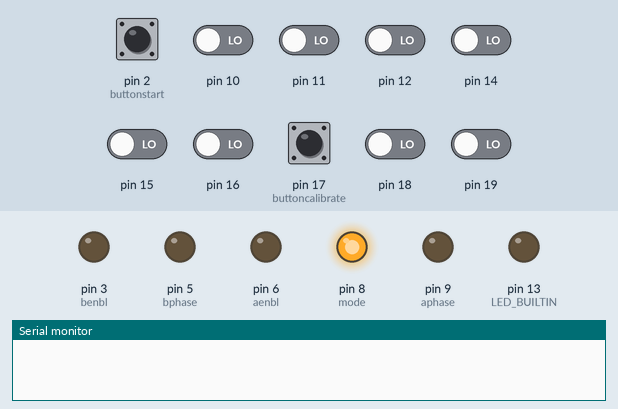
Simulated run of this sketch. Board: Arduino Uno, built with avr-gcc and run on an emulated ATmega328P. On the bench: output pins drawn as LEDs (lit = HIGH), the last lines printed to the serial monitor. The inputs (shaded band) are chosen by the test bench; at power-on: pin 2 (buttonstart), pin 10–12, pin 14–16, pin 17 (buttoncalibrate), pin 18, pin 19 LOW.

Above: at 1.3 s.
1.4 s: pin 17 (buttoncalibrate) pulled HIGH for 0.15 s
At 1.7 s:
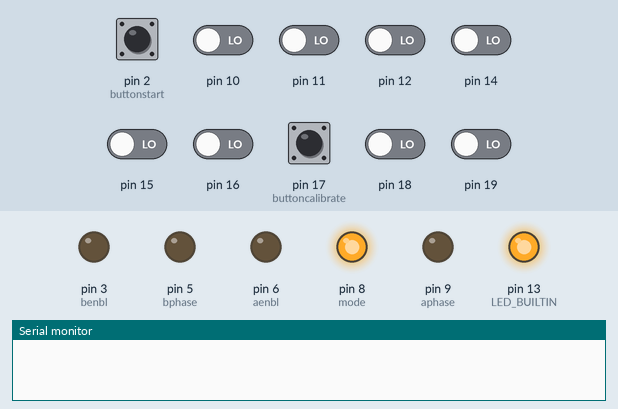
4.5 s: pin 2 (buttonstart) pulled HIGH for 0.15 s
At 6.1 s:
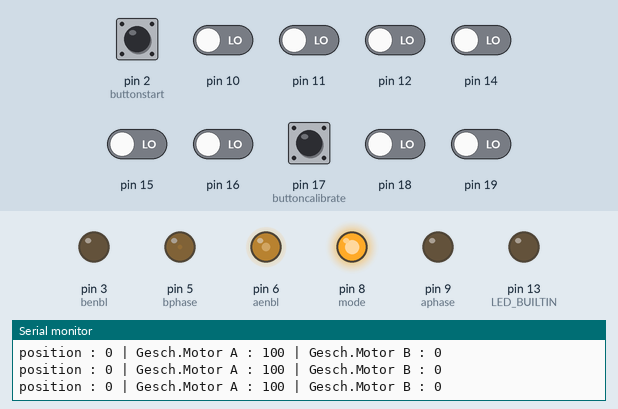
7.0 s: pin 2 (buttonstart) pulled HIGH for 1 s
11.0 s: pin 14 driven HIGH
At 11.02 s:
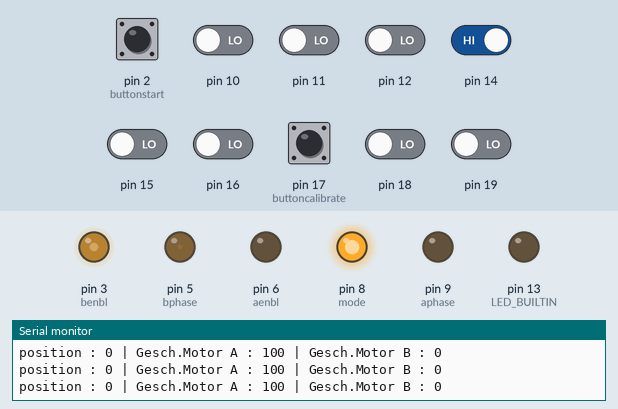
12.5 s: pin 15 driven HIGH
At 13.1 s:
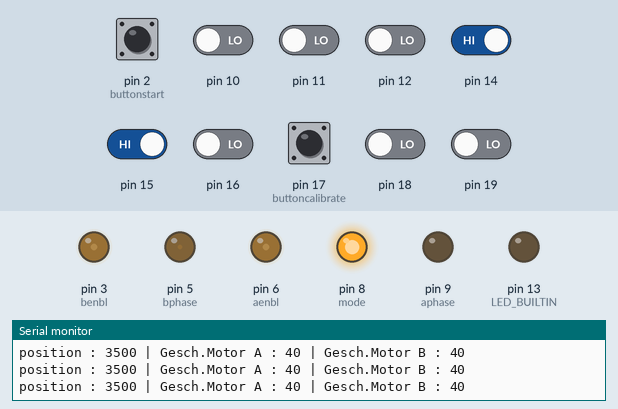
14.0 s: pin 10 driven HIGH
At 15.1 s:
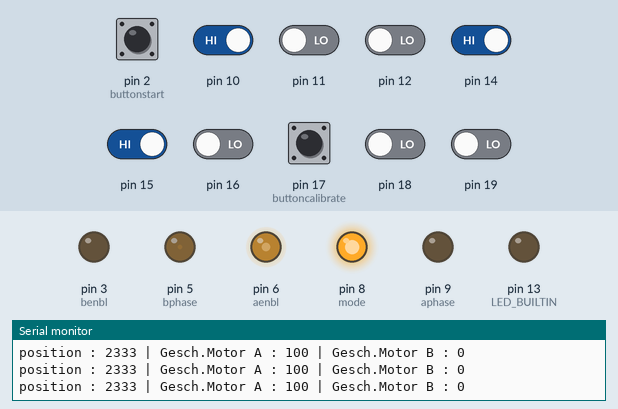
Timing chart, 0 to 17.0 s (numbered marks = the images above; inputs shaded):
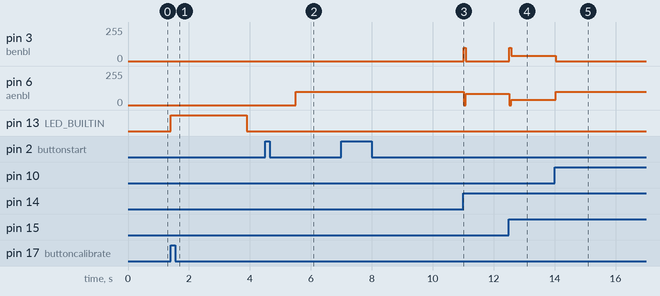

The sketch:

Code.ino
```cpp
#include <QTRSensors.h>                        //Bibliothek des Sensors hinzufügen
QTRSensors qtr;
const uint8_t SensorCount = 8;                 //Anzahl der Sensore
uint16_t sensorValues[SensorCount];            //Wert jedes Sensors
float Kp = 0.09;                               //Proportionalitätsfaktor
float Ki = 0.0000088;                          //Intergralfaktor
float Kd = 0.85;                               //Differenzialfaktor
int P;                                         //P Anteil
int I;                                         //I Anteil
int D;                                         //D Anteil
int lastError = 0;
boolean onoff = false;
int mode = 8;                                   //Pins des Motortreibers
int aphase = 9;
int aenbl = 6;
int bphase = 5;
int benbl = 3;
int buttoncalibrate = 17;                       //Kalibrierungsknopf (pin A3)
int buttonstart = 2;                            //Startknopf (Pin D2)

const uint8_t maxspeeda = 100;                  //Maximale Geschwindigkeit des Motors A
const uint8_t maxspeedb = 100;                  //Maximale Geschwindigkeit des Motors A
const uint8_t basespeeda = 40;                  // Basis-Geschwindigkeit des Motors A
const uint8_t basespeedb = 40;                  // Basis-Geschwindigkeit des Motors B

int motorspeeda;                                //Aktuelle Geschwindigkeit des Motors A
int motorspeedb;                                //Aktuelle Geschwindigkeit des Motors A

void setup()
{
  Serial.begin(9600);                           //BR Monitor
  qtr.setTypeRC();
  qtr.setSensorPins((const uint8_t[]){10, 11, 12, 14, 15, 16, 18, 19}, SensorCount);      //Sensor Pins D10, D11, D12, A0, A1, A2, A4, A5
  qtr.setEmitterPin(7);                         //LEDON PIN
  pinMode(mode, OUTPUT);                        //Konfiguieren der Pins als Output
  digitalWrite(mode, HIGH);
  pinMode(aphase, OUTPUT);
  pinMode(aenbl, OUTPUT);
  pinMode(bphase, OUTPUT);
  pinMode(benbl, OUTPUT);
  digitalWrite(mode, HIGH);

  delay(500);                                   //0.5s verschieben
  pinMode(LED_BUILTIN, OUTPUT);

  boolean Ok = false;
  while (Ok == false)                          //Die Schleife startet nicht solange der Sensor Array nicht kalibriert ist
  {
    if(digitalRead(buttoncalibrate) == HIGH)
    {
      calibration();                        //calibrate the robot for 10 seconds
      Ok = true;
    }
    }
 forward_brake(0, 0);
}
void calibration()                          //Funktion der Kalibrierung
{
  digitalWrite(LED_BUILTIN, HIGH);
  for (uint16_t i = 0; i < 100; i++)
  {
    qtr.calibrate();
  }
  digitalWrite(LED_BUILTIN, LOW);
}
void loop()
{
  if(digitalRead(buttonstart) == HIGH) {    //Wenn der Startknopf gedrückt wird
    onoff =! onoff;
    if(onoff = true) {
      delay(1000);              //a delay when the robot starts
    }
    else {
      delay(50);
    }
  }
  if (onoff == true) {
    PID_control();
  }
  else {
    forward_brake(0,0);
  }
}

void forward_brake(int posa, int posb)          //Funktion zum Geben der PWM Signale an Motoren
{
  analogWrite(aphase, LOW);
  analogWrite(bphase, HIGH);
  analogWrite(aenbl, posa);
  analogWrite(benbl, posb);
}
void PID_control()                                           //Der PID Regler
{
  uint8_t soll = 3500;
  uint16_t position = qtr.readLineBlack(sensorValues);       //Lesen des Sensorwertes
  int error = 3500 - position;

  P = error;
  I = I + error;
  D = error - lastError;
  lastError = error;
  int motorspeed = P*Kp + I*Ki+ D*Kd;                       //Motor-Geschwindigkeit Addition von P, I und D Anteile

  int motorspeeda = basespeeda + motorspeed;
  int motorspeedb = basespeedb - motorspeed;

  if (motorspeeda > maxspeeda) {
    motorspeeda = maxspeeda;
  }
  if (motorspeedb > maxspeedb) {
    motorspeedb = maxspeedb;
  }
  if (motorspeeda < 0) {
    motorspeeda = 0;
  }
  if (motorspeedb < 0) {
    motorspeedb = 0;
  }
  forward_brake(motorspeeda, motorspeedb);

    Serial.print("position : ");     Serial.print(position);     Serial.print(" | ");
    Serial.print("Gesch.Motor A : ");     Serial.print(motorspeeda);Serial.print(" | ");    Serial.print("Gesch.Motor B : ");     Serial.println(motorspeedb);
   Serial.println();
}
```

Measured:
- after the input at 1.4 s, pin 5 (bphase): 0/255 → 1/255 after 2.5 s; pin 13 (LED_BUILTIN): LOW → HIGH at once, → LOW 2.5 s later
- after the input at 4.5 s, pin 6 (aenbl): 0/255 → 100/255 after 1.0 s
- after the input at 11.0 s, pin 3 (benbl): 0/255 → 100/255 at once, → 0/255 0.06 s later; pin 6 (aenbl): 100/255 → 0/255 at once, → 85/255 0.06 s later
- after the input at 12.5 s, pin 3 (benbl): 0/255 → 100/255 at once, → 40/255 0.06 s later; pin 6 (aenbl): 85/255 → 0/255 at once, → 40/255 0.06 s later
- after the input at 14.0 s, pin 3 (benbl): 40/255 → 0/255 at once; pin 6 (aenbl): 40/255 → 100/255 at once
